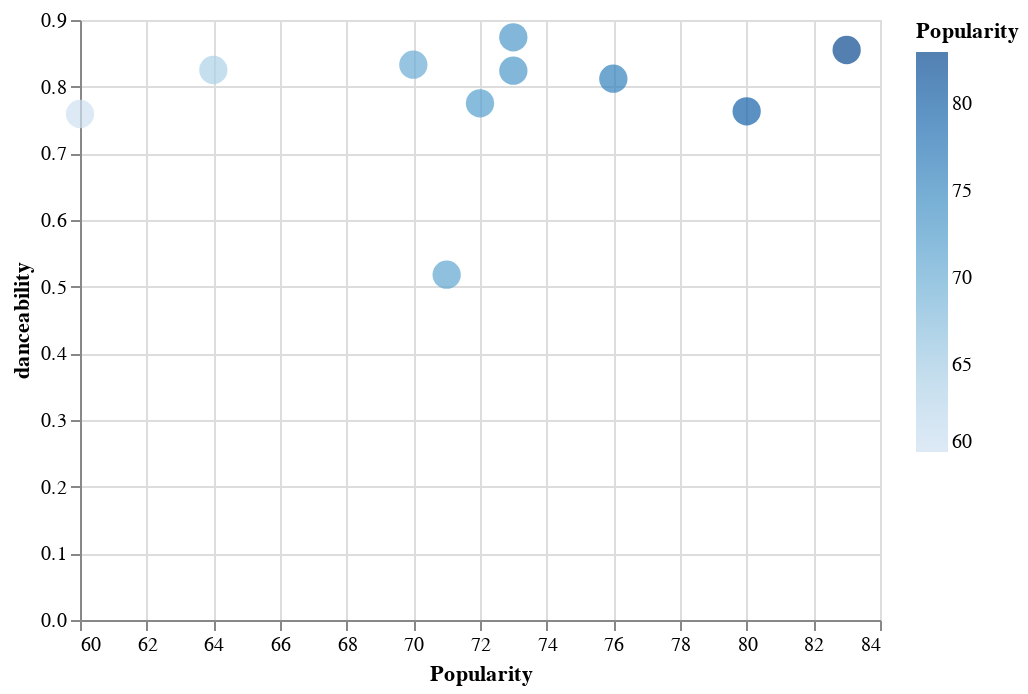

The notebook cell this image was saved under:
### Code cell
alt.Chart(df_plot).mark_circle().encode(
alt.X('Popularity', scale=alt.Scale(zero=False)), y=f'{feature_name}', color=alt.Color('Popularity', scale=alt.Scale(zero=False)), 
size=alt.value(200), tooltip=['Popularity', f'{feature_name}', 'Song Name'])

### Figure 1 — Vega-Lite specification as saved in the notebook (floating-point values rounded to 4 significant figures)
{"config": {"view": {"continuousWidth": 400, "continuousHeight": 300}}, "data": {"name": "data-89e3c9155449a8a70efefc58b78e879b"}, "mark": "circle", "encoding": {"color": {"field": "Popularity", "scale": {"zero": false}, "type": "quantitative"}, "size": {"value": 200}, "tooltip": [{"field": "Popularity", "type": "quantitative"}, {"field": "danceability", "type": "quantitative"}, {"field": "Song Name", "type": "nominal"}], "x": {"field": "Popularity", "scale": {"zero": false}, "type": "quantitative"}, "y": {"field": "danceability", "type": "quantitative"}}, "$schema": "https://vega.github.io/schema/vega-lite/v4.17.0.json", "datasets": {"data-89e3c9155449a8a70efefc58b78e879b": [{"Song Name": "La Loto", "Release Date": "2022-07-06", "Popularity": 83, "danceability": 0.855}, {"Song Name": "DANÇARINA (feat. Nicky Jam, MC Pedrinho) - Remix", "Release Date": "2022-06-10", "Popularity": 80, "danceability": 0.763}, {"Song Name": "Envolver", "Release Date": "2022-04-12", "Popularity": 76, "danceability": 0.812}, {"Song Name": "Envolver Remix", "Release Date": "2022-02-17", "Popularity": 73, "danceability": 0.824}, {"Song Name": "Que Rabão (feat. Mr. Catra e YG)", "Release Date": "2022-04-12", "Popularity": 73, "danceability": 0.874}, {"Song Name": "Downtown", "Release Date": "2017-11-19", "Popularity": 72, "danceability": 0.775}, {"Song Name": "Gata (feat. Chencho Corleone)", "Release Date": "2022-04-12", "Popularity": 71, "danceability": 0.518}, {"Song Name": "Tudo Nosso", "Release Date": "2022-06-16", "Popularity": 70, "danceability": 0.833}, {"Song Name": "El Que Espera", "Release Date": "2022-08-25", "Popularity": 64, "danceability": 0.825}, {"Song Name": "Lobby", "Release Date": "2022-08-25", "Popularity": 60, "danceability": 0.759}]}}
